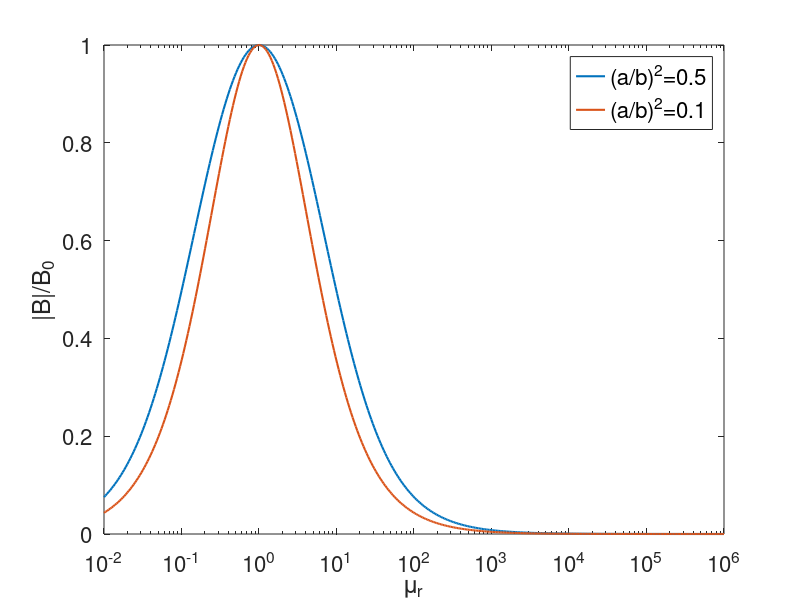

Recreate this plot in MATLAB.
mu = logspace(-2,6,400);

function ret = ratio(x, lambda)
  ret = 4 * x;
  ret /= (x+1)*(x+1)-(x-1)*(x-1)*lambda;
endfunction

y1 = arrayfun(@(x) ratio(x, 0.5), mu);
y2 = arrayfun(@(x) ratio(x, 0.1), mu);

semilogx(mu, y1, 'LineWidth', 1.5); hold on;
semilogx(mu, y2, 'LineWidth', 1.5); hold on;
xlabel('\mu_r');
ylabel('|B|/B_0');
set(gca, 'fontsize', 16);
h = legend('(a/b)^2=0.5','(a/b)^2=0.1');
set(h, "fontsize", 16);
